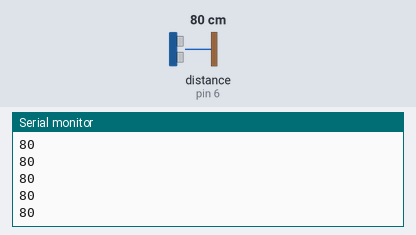
A sketch run on a simulated Arduino Uno, built with avr-gcc and run on an emulated ATmega328P. Shown: the last lines printed to the serial monitor. Wiring (inferred from the names in the program): ultrasonic range finder: trigger pin 7; echo pin 6. Inputs (shaded band) come from the test bench; at power-on: distance to the obstacle (sensor on pin 6) 80 cm. The echo pulse lasts 58.3 µs per cm.

Above: at 1.2 s.
1.3 s: distance to the obstacle (sensor on pin 6) set to 2 cm
At 1.34 s:
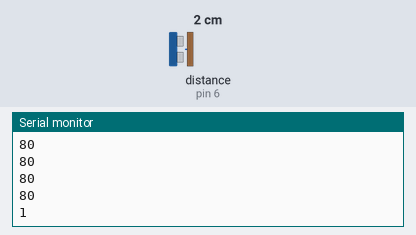
2.8 s: distance to the obstacle (sensor on pin 6) set to 4 cm
At 2.81 s:
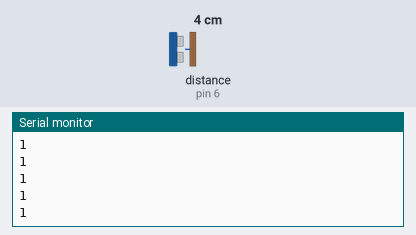
Timing chart, 0 to 5.8 s (numbered marks = the images above; inputs shaded):
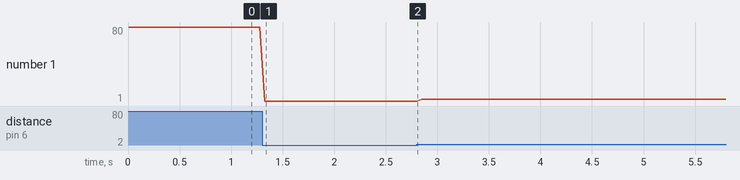

The sketch:

ultrasonic_sensor1.ino
```cpp
int trig = 7;
int Echo = 6;
long distancia;
long tiempo;
void setup() {
  pinMode(trig, OUTPUT);
  pinMode(Echo, INPUT);
  Serial.begin(9600);

}

void loop() {
  digitalWrite(trig, HIGH);
  delayMicroseconds(10);
  digitalWrite(trig, LOW);
  tiempo = (pulseIn(Echo, HIGH)/2);
  distancia = (tiempo / 29);
  Serial.println(distancia);
  delay(50);


}
```

Measured:
- after the input at 1.3 s, the serial monitor: prints a new line at once (image 1)
- plotted number 1: 80 → 1 after the input at 1.3 s, 1 → 3 after the input at 2.8 s
